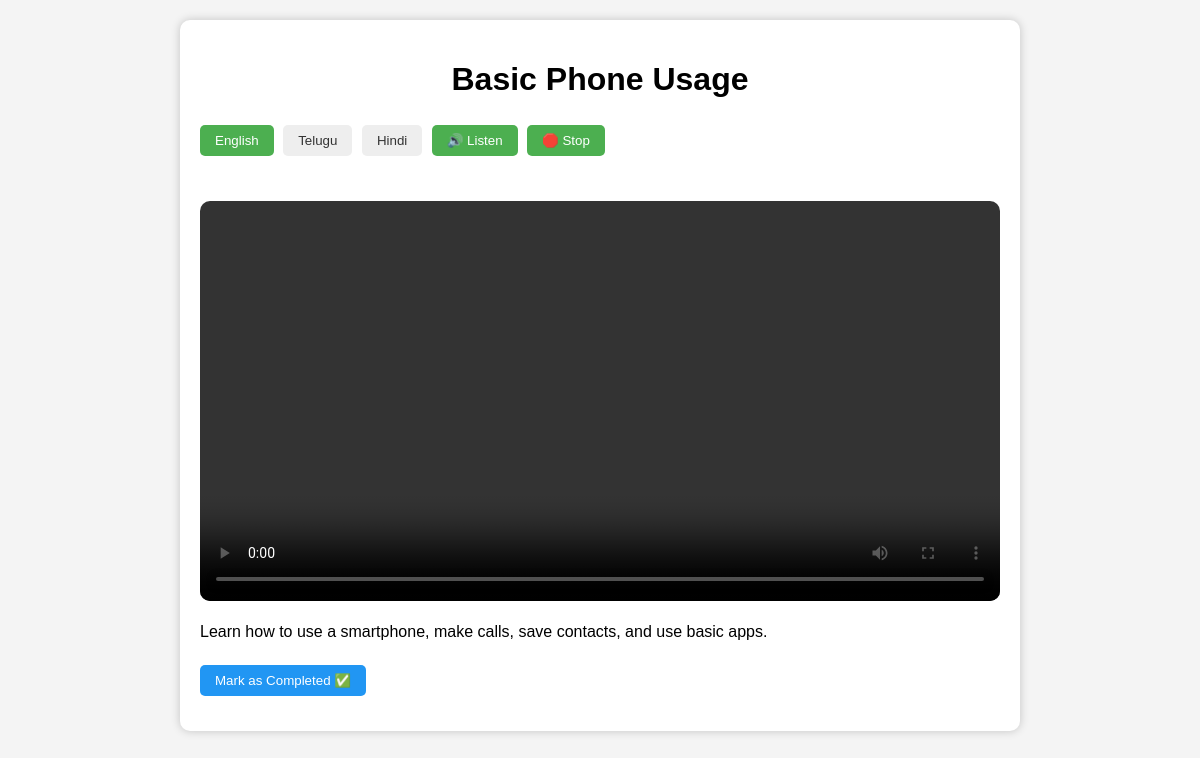
/lesson.php?module_id=1 (signed in), run on the app's committed database.
### tables this page shows
CREATE TABLE `modules` (
  `id` int(11) NOT NULL,
  `title` varchar(200) NOT NULL,
  `description` text NOT NULL,
  `description_te` text DEFAULT NULL,
  `description_hi` text DEFAULT NULL,
  `video_link` varchar(200) NOT NULL,
  `video_link_te` varchar(255) DEFAULT NULL,
  `video_link_hi` varchar(255) DEFAULT NULL,
  `thumbnail` varchar(255) DEFAULT NULL
);

### lesson.php (the view, shortened to what this page needs)
<?php
include("includes/db.php");
$module_id = isset($_GET['module_id']) ? intval($_GET['module_id']) : 0;
$module_result = mysqli_query($conn, "SELECT * FROM modules WHERE id=$module_id");
$module = mysqli_fetch_assoc($module_result);
$language = $_SESSION['language'] ?? 'English';
switch($language){
    default:
        $lesson_text = $module['description'];
}
?>
<!DOCTYPE html>
<html>
<head>
</head>
<body>
<div class="container">
    <h1><?php echo htmlspecialchars($module['title']); ?></h1>
    <form method="POST" style="margin-bottom: 10px;">
        <button type="submit" name="lang" value="English" class="lang-btn <?php if($language=='English') echo 'active'; ?>">English</button>
        <button type="submit" name="lang" value="Telugu" class="lang-btn <?php if($language=='Telugu') echo 'active'; ?>">Telugu</button>
        <button type="submit" name="lang" value="Hindi" class="lang-btn <?php if($language=='Hindi') echo 'active'; ?>">Hindi</button>
    </form>
    <button onclick="speakText()" class="voice-btn">🔊 Listen</button>
    <button onclick="window.speechSynthesis.cancel()" class="voice-btn">🛑 Stop</button>
    <video controls>
        <source src="<?php echo $module['video_link']; ?>" type="video/mp4">
    </video>
    <p><?php echo htmlspecialchars($lesson_text); ?></p>
    <form method="POST">
        <button type="submit" name="complete" class="complete-btn">Mark as Completed ✅</button>
    </form>
</div>
</body>
</html>

### lesson.php (style rules this page uses)
body { font-family: Arial; margin: 0; padding: 0; background: #f4f4f4; }
.container { max-width: 800px; margin: 20px auto; padding: 20px; background: white; border-radius: 10px; box-shadow: 0 0 10px rgba(0,0,0,0.2); }
h1 { text-align: center; }
video { width: 100%; border-radius: 10px; margin-top: 20px; }
p { font-size: 16px; margin-top: 15px; line-height: 1.5; }
button { padding: 8px 15px; margin: 5px 5px 15px 0; border-radius: 5px; border: none; cursor: pointer; }
.lang-btn { background: #eee; color: #333; }
.lang-btn.active { background: #4CAF50; color: white; }
.voice-btn { background: #4CAF50; color: white; }
.complete-btn { background: #2196F3; color: white; }
form { display: inline-block; }

### data on the page
modules: title "Basic Phone Usage", description "Learn how to use a smartphone, make calls, save contacts, and use basic apps."
